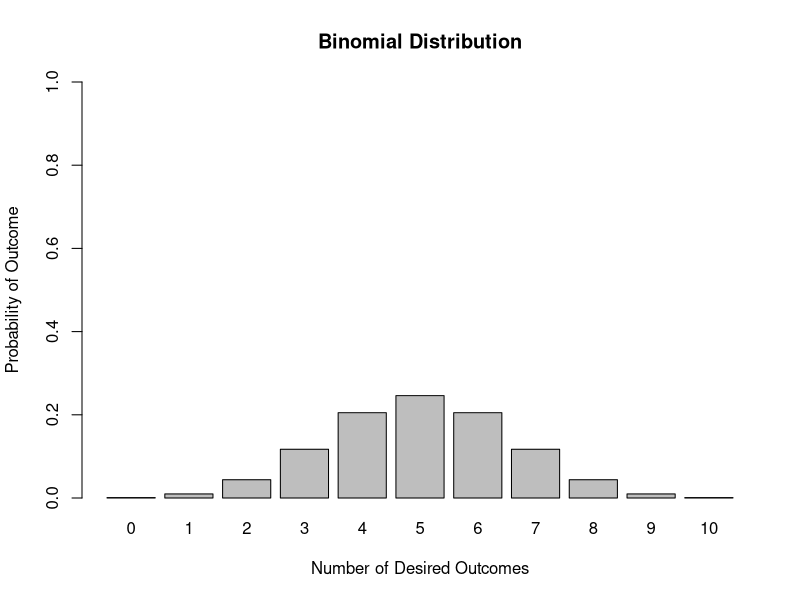

This figure's R source:
#Figure

plot.binomial.distribution<- function(n,p){
  x<- dbinom(0:n, size=n, prob=p)
  return(
    barplot(x,names.arg=0:n,ylim=c(0,1.0),xlab="Number of Desired Outcomes", ylab="Probability of Outcome", main="Binomial Distribution")
  )
}

plot.binomial.distribution(10,0.5)
